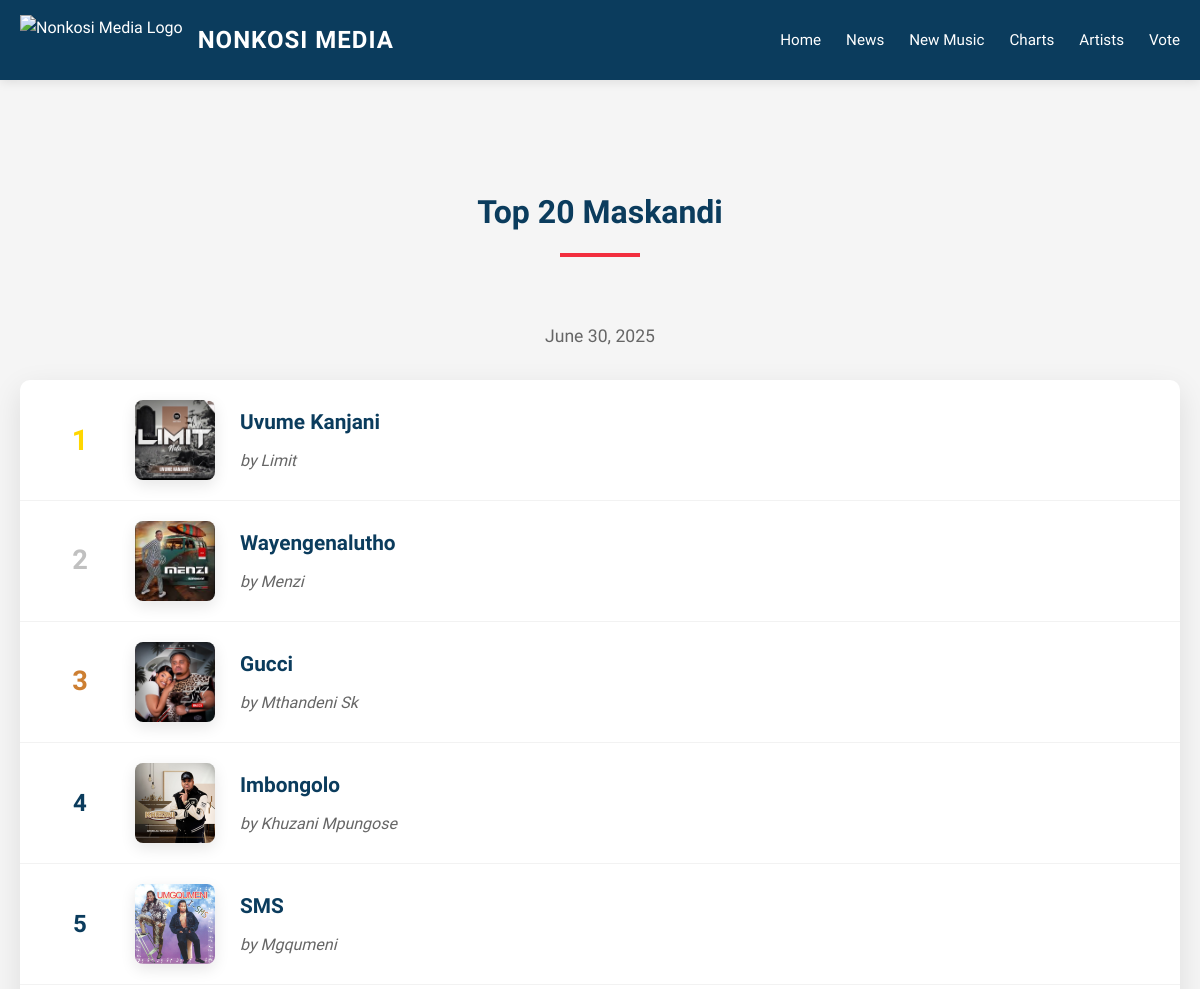
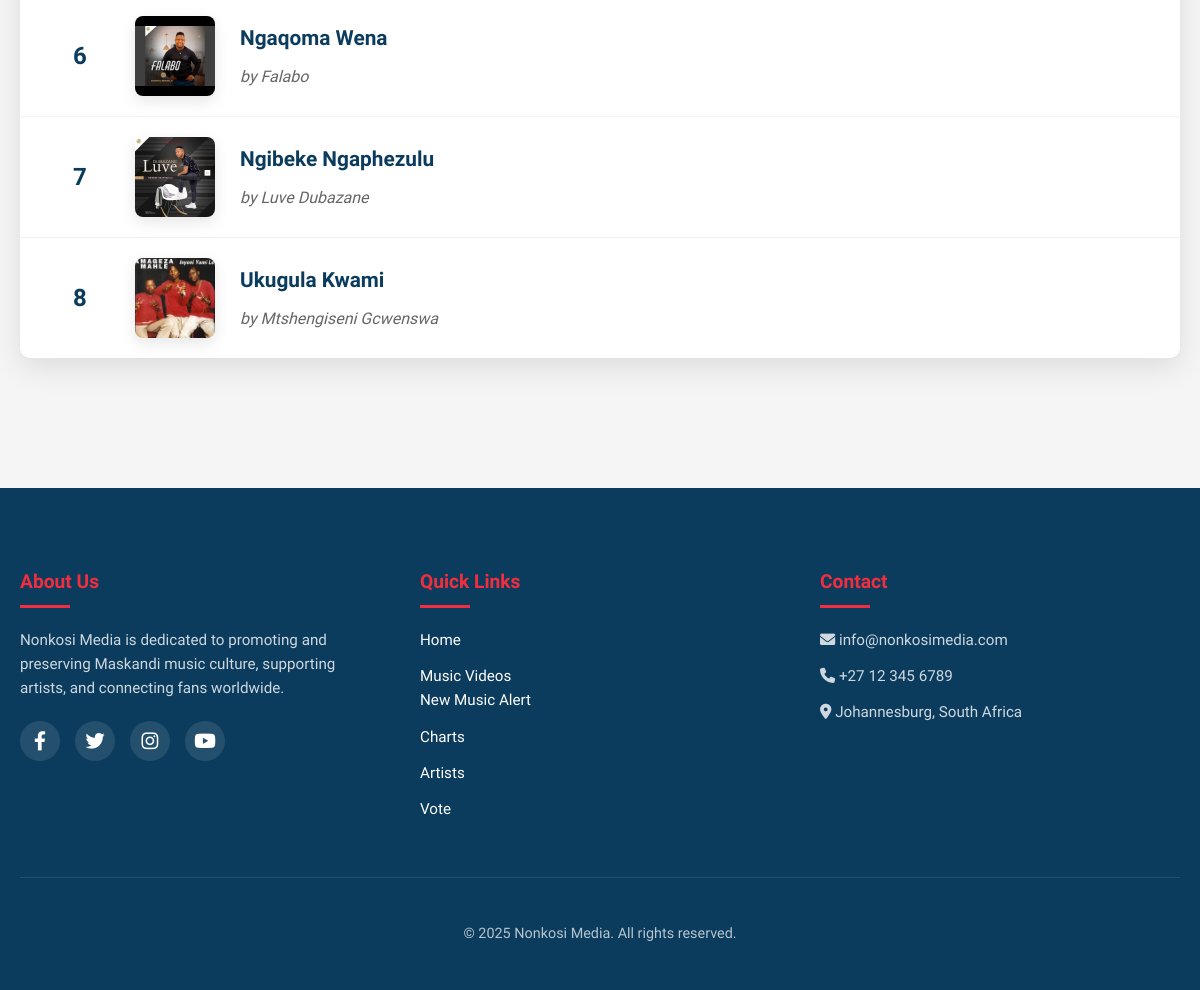
Screenshot of /charts with the database file from the repository (2 pictures, top to bottom).
### app.py (models this page shows)
class Song(db.Model):
    id = db.Column(db.Integer, primary_key=True)
    title = db.Column(db.String(100), nullable=False)
    genre = db.Column(db.String(50), nullable=False)
    album = db.Column(db.String(100))  # New field - can be null for singles
    release_date = db.Column(db.DateTime, nullable=False, default=datetime.utcnow)
    cover_image = db.Column(db.String(20), nullable=False)
    spotify_link = db.Column(db.String(200))
    youtube_link = db.Column(db.String(200))
    artist_id = db.Column(db.Integer, db.ForeignKey('artist.id'), nullable=False)
    chart_position = db.Column(db.Integer)

class Artist(db.Model):
    id = db.Column(db.Integer, primary_key=True)
    name = db.Column(db.String(100), nullable=False)
    bio = db.Column(db.Text, nullable=False)
    image = db.Column(db.String(20), nullable=False, default='artist_default.jpg')
    social_media = db.Column(db.JSON)
    songs = db.relationship('Song', backref='artist', lazy=True)
    gigs = db.relationship('Gig', backref='artist', lazy=True)

### app.py (the view)
@app.route('/charts')
def charts():
    top_songs = Song.query.filter(Song.chart_position != None)\
                        .order_by(Song.chart_position)\
                        .limit(20)\
                        .all()
    current_date = datetime.now().strftime('%B %d, %Y')
    return render_template('charts.html',
                         top_songs=top_songs,
                         current_date=current_date)

### app.py (called while the page is built)
@app.context_processor
def inject_datetime():
    return {'datetime': datetime}

### templates/charts.html (shortened to what this page needs)
<!DOCTYPE html>
<html lang="en">
<head>
  <link rel="stylesheet" href="https://cdnjs.cloudflare.com/ajax/libs/font-awesome/6.0.0/css/all.min.css">
</head>
<body>
<header class="site-header">
  <div class="container header-content">
    <div class="logo-container">
      <img src="{{ url_for('static', filename='uploads/profile_pics/NonkosiLogopng.png') }}"
           alt="Nonkosi Media Logo"
           class="logo-img"/>
      <a href="/" class="logo-text">NONKOSI MEDIA</a>
    </div>
    <nav class="main-nav">
      <a href="/">Home</a>
      <a href="/news">News</a>
      <a href="/new_music">New Music</a>
      <a href="/charts">Charts</a>
      <a href="/artists">Artists</a>
      <a href="/vote">Vote</a>
    </nav>
  </div>
</header>
<section class="section">
  <div class="container">
    <div class="section-title">
      <h2>Top 20 Maskandi</h2>
    </div>
    <div class="current-date">
      {{ current_date }}
    </div>
    <div class="chart-list">
      {% for song in top_songs %}
      <div class="chart-item fade-in delay-{{ loop.index % 3 }}">
        <div class="chart-position">{{ song.chart_position }}</div>
        <img src="{{ url_for('static', filename='uploads/profile_pics/' + song.cover_image) }}"
             alt="{{ song.title }}" class="chart-cover">
        <div class="chart-info">
          <h3>{{ song.title }}</h3>
          <p>by {{ song.artist.name }}</p>
        </div>
      </div>
      {% endfor %}
    </div>
  </div>
</section>
<footer class="site-footer">
  <div class="container">
    <div class="footer-content">
      <div class="footer-column">
        <h3>About Us</h3>
        <p>Nonkosi Media is dedicated to promoting and preserving Maskandi music culture, supporting artists, and connecting fans worldwide.</p>
        <div class="social-links">
          <a href="#"><i class="fab fa-facebook-f"></i></a>
          <a href="#"><i class="fab fa-twitter"></i></a>
            <a href="#"><i class="fab fa-instagram"></i></a>
            <a href="#"><i class="fab fa-youtube"></i></a>
          </div>
        </div>
        <div class="footer-column">
          <h3>Quick Links</h3>
          <ul>
            <li><a href="/">Home</a></li>
            <a href="/music_videos">Music Videos</a>
            <li><a href="/new_music">New Music Alert</a></li>
            <li><a href="/charts">Charts</a></li>
            <li><a href="/artists">Artists</a></li>
            <li><a href="/vote">Vote</a></li>
          </ul>
        </div>
        <div class="footer-column">
          <h3>Contact</h3>
          <ul>
            <li><i class="fas fa-envelope"></i> info@nonkosimedia.com</li>
            <li><i class="fas fa-phone"></i> +27 12 345 6789</li>
            <li><i class="fas fa-map-marker-alt"></i> Johannesburg, South Africa</li>
          </ul>
        </div>
      </div>
      <div class="copyright">
        <p>&copy; 2025 Nonkosi Media. All rights reserved.</p>
      </div>
    </div>
  </footer>
</body>
</html>

### templates/charts.html (style rules this page uses)
:root { --primary: #0b3c5d; --secondary: #f22e3e; --dark: #222; --light: #f5f5f5; --accent: #103b6f; --gray: #666; }
body { margin: 0; font-family: 'Ubuntu', sans-serif; background-color: var(--light); color: var(--dark); line-height: 1.6; }
.container { max-width: 1200px; margin: 0 auto; padding: 0 20px; }
.site-header { background-color: var(--primary); color: white; padding: 15px 0; box-shadow: 0 2px 10px rgba(0,0,0,0.1); position: sticky; top: 0; z-index: 1000; }
.header-content { display: flex; justify-content: space-between; align-items: center; }
.logo-container { display: flex; align-items: center; gap: 15px; }
.logo-img { height: 50px; width: auto; object-fit: contain; }
.logo-text { font-size: 1.5em; font-weight: 700; letter-spacing: 1px; color: white; text-decoration: none; }
.main-nav { display: flex; gap: 25px; }
.main-nav a { color: white; text-decoration: none; font-weight: 500; padding: 5px 0; position: relative; transition: color 0.3s; font-size: 0.95rem; }
.main-nav a::after { content: ''; position: absolute; bottom: 0; left: 0; width: 0; height: 2px; background-color: var(--secondary); transition: width 0.3s; }
.section { padding: 80px 0; }
.section-title { text-align: center; margin-bottom: 50px; }
.section-title h2 { font-size: 2rem; color: var(--primary); margin-bottom: 15px; position: relative; display: inline-block; }
.section-title h2::after { content: ''; display: block; width: 80px; height: 4px; background-color: var(--secondary); margin: 15px auto 0; }
.chart-list { background-color: white; border-radius: 10px; box-shadow: 0 10px 30px rgba(0,0,0,0.1); overflow: hidden; margin-bottom: 50px; }
.chart-item { display: flex; align-items: center; padding: 20px 30px; transition: all 0.3s; border-bottom: 1px solid rgba(0,0,0,0.05); }
.chart-item:last-child { border-bottom: none; }
.chart-position { font-size: 1.5rem; font-weight: bold; color: var(--primary); min-width: 60px; text-align: center; }
.chart-item:nth-child(1) .chart-position { color: gold; font-size: 1.8rem; }
.chart-item:nth-child(2) .chart-position { color: silver; font-size: 1.7rem; }
.chart-item:nth-child(3) .chart-position { color: #cd7f32; font-size: 1.7rem; }
.chart-cover { width: 80px; height: 80px; object-fit: cover; border-radius: 8px; margin: 0 25px; box-shadow: 0 5px 15px rgba(0,0,0,0.1); transition: transform 0.3s; }
.chart-info { flex: 1; }
.chart-info h3 { margin: 0 0 8px 0; font-size: 1.3rem; color: var(--primary); }
.chart-info p { margin: 0; color: var(--gray); font-style: italic; }
.current-date { text-align: center; color: var(--gray); margin-bottom: 30px; font-size: 1.1rem; }
.site-footer { background-color: var(--primary); color: white; padding: 60px 0 30px; }
.footer-content { display: grid; grid-template-columns: repeat(auto-fit, minmax(250px, 1fr)); gap: 40px; margin-bottom: 40px; }
.footer-column h3 { color: var(--secondary); margin-bottom: 20px; font-size: 1.2rem; position: relative; padding-bottom: 10px; }
.footer-column h3::after { content: ''; position: absolute; bottom: 0; left: 0; width: 50px; height: 3px; background-color: var(--secondary); }
.footer-column p, .footer-column ul { color: rgba(255,255,255,0.8); font-size: 0.95rem; line-height: 1.6; }
.footer-column ul { list-style: none; padding: 0; }
.footer-column ul li { margin-bottom: 12px; }
.footer-column a { color: white; text-decoration: none; transition: color 0.3s; }
.social-links { display: flex; gap: 15px; margin-top: 20px; }
.social-links a { color: white; font-size: 1.2rem; transition: color 0.3s; width: 40px; height: 40px; border-radius: 50%; background-color: rgba(255,255,255,0.1); display: flex; align-items: center; justify-content: center; }
.copyright { text-align: center; padding-top: 30px; border-top: 1px solid rgba(255,255,255,0.1); color: rgba(255,255,255,0.7); font-size: 0.9rem; }
.fade-in { opacity: 0; animation: fadeIn 0.8s ease-out forwards; }
.delay-1 { animation-delay: 0.2s; }
.delay-2 { animation-delay: 0.4s; }

### rows the page displays
Song: chart_position "1", cover_image (placeholder picture), title "Uvume Kanjani", artist.name "Limit"
Song: chart_position "2", cover_image+title (placeholder picture), title "Wayengenalutho", artist.name "Menzi"
Song: chart_position "3", cover_image+title (placeholder picture), title "Gucci", artist.name "Mthandeni Sk"
Song: chart_position "4", cover_image+title (picture), title "Imbongolo", artist.name "Khuzani Mpungose"
Song: chart_position "5", cover_image (picture), title "SMS", artist.name "Mgqumeni"
Song: chart_position "6", cover_image (placeholder picture), title "Ngaqoma Wena", artist.name "Falabo"
Song: chart_position "7", cover_image (picture), title "Ngibeke Ngaphezulu", artist.name "Luve Dubazane"
Song: chart_position "8", cover_image (placeholder picture), title "Ukugula Kwami", artist.name "Mtshengiseni Gcwenswa"
